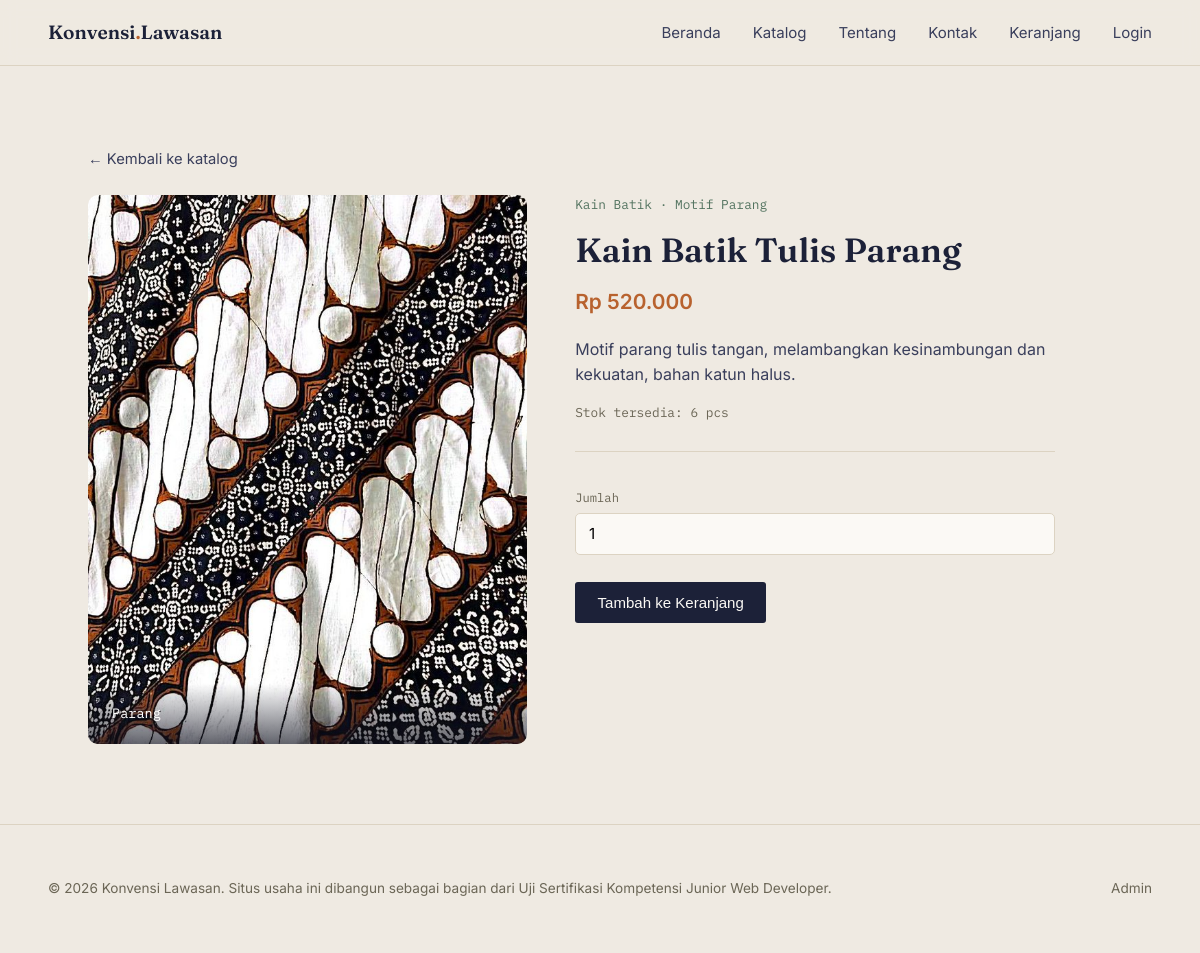
The page /produk.php?id=3 on the database its author committed.
### tables this page shows
CREATE TABLE `produk` (
  `id` int(11) NOT NULL,
  `kategori_id` int(11) NOT NULL,
  `nama` varchar(120) NOT NULL,
  `motif` varchar(80) NOT NULL,
  `harga` decimal(12,2) NOT NULL,
  `stok` int(11) NOT NULL DEFAULT 0,
  `deskripsi` text DEFAULT NULL,
  `gambar` varchar(255) DEFAULT NULL,
  `dibuat_pada` timestamp NULL DEFAULT current_timestamp()
);

CREATE TABLE `kategori` (
  `id` int(11) NOT NULL,
  `nama` varchar(50) NOT NULL,
  `slug` varchar(50) NOT NULL
);

### includes/helpers.php (called while the page is built, shortened)
<?php
function rupiah(float $angka): string
{
    return 'Rp ' . number_format($angka, 0, ',', '.');
}
function gambarProduk(?string $gambar): string
{
    $file = $gambar ?: 'default.svg';
    return 'assets/images/produk/' . $file;
}

### produk.php (the view, shortened to what this page needs)
<?php
require_once 'config/database.php';
require_once 'includes/helpers.php';
$id = (int) ($_GET['id'] ?? 0);
$stmt = $pdo->prepare("
    SELECT p.*, k.nama AS kategori_nama
    FROM produk p
    JOIN kategori k ON k.id = p.kategori_id
    WHERE p.id = :id
");
$stmt->execute([':id' => $id]);
$produk = $stmt->fetch();
require_once 'includes/header.php';
?>
<main>
  <section class="section">
    <a href="katalog.php" class="back-link">&larr; Kembali ke katalog</a>
    <div class="detail">
      <div class="detail__media">
        <img src="<?= gambarProduk($produk['gambar']) ?>" alt="Motif <?= htmlspecialchars($produk['motif']) ?>">
        <span><?= htmlspecialchars($produk['motif']) ?></span>
      </div>
      <div class="detail__body">
        <p class="detail__kategori"><?= htmlspecialchars($produk['kategori_nama']) ?> · Motif <?= htmlspecialchars($produk['motif']) ?></p>
        <h1><?= htmlspecialchars($produk['nama']) ?></h1>
        <p class="detail__harga"><?= rupiah($produk['harga']) ?></p>
        <p class="detail__desc"><?= nl2br(htmlspecialchars($produk['deskripsi'])) ?></p>
        <p class="detail__stok">
          <?= $produk['stok'] > 0
              ? 'Stok tersedia: ' . (int)$produk['stok'] . ' pcs'
              : 'Stok habis — belum bisa ditambahkan ke keranjang' ?>
        </p>
        <form class="order-form" method="post" action="keranjang_aksi.php">
          <label for="jumlah">Jumlah</label>
          <input type="number" id="jumlah" name="jumlah" min="1" max="<?= max(1, (int)$produk['stok']) ?>" value="1" <?= $produk['stok'] <= 0 ? 'disabled' : '' ?>>
          <button type="submit" class="btn btn--solid" <?= $produk['stok'] <= 0 ? 'disabled' : '' ?>>
            <?= $produk['stok'] > 0 ? 'Tambah ke Keranjang' : 'Stok Habis' ?>
          </button>
        </form>
      </div>
    </div>
  </section>
</main>
<?php require_once 'includes/footer.php'; ?>

### assets/css/style.css (style rules this page uses)
:root { --paper: #EFEAE2; --paper-line: #DCD3C2; --ink: #1C2138; --ink-soft: #3A3F5C; --rust: #B8622E; --sage: #52735F; --muted: #6B6656; --white: #FBF9F5; --font-display: "Fraunces", serif; --font-body: "Inter", sans-serif; --font-mono: "IBM Plex Mono", monospace; --maxw: 1120px; }
* { box-sizing:border-box; }
html { scroll-behavior:smooth; }
body { margin:0; background:var(--paper); color:var(--ink); font-family:var(--font-body); line-height:1.55; }
img { max-width:100%; display:block; }
a { color:inherit; }
h1,h2,h3 { font-family:var(--font-display); font-weight:600; margin:0; }
.btn { display:inline-flex; align-items:center; padding:.75rem 1.4rem; font-size:.94rem; font-weight:500; text-decoration:none; border-radius:3px; border:none; cursor:pointer; transition:transform .15s ease, background .15s ease, color .15s ease; }
.btn--solid { background:var(--ink); color:var(--white); }
.section { max-width:var(--maxw); margin:0 auto; padding:clamp(3rem,7vw,5rem) clamp(1.25rem,5vw,3rem); }
.back-link { display:inline-block; text-decoration:none; color:var(--ink-soft); font-size:.92rem; margin-bottom:1.5rem; }
.detail { display:grid; grid-template-columns:.9fr 1.1fr; gap:3rem; }
.detail__media { aspect-ratio:4/5; border-radius:10px; position:relative; overflow:hidden; }
.detail__media img { width:100%; height:100%; object-fit:cover; display:block; }
.detail__media span { position:absolute; left:0; right:0; bottom:0; padding:1.2rem 1.5rem; background:linear-gradient(to top, rgba(15,17,30,.65), transparent); color:#fff; font-family:var(--font-mono); font-size:.85rem; }
.detail__kategori { font-family:var(--font-mono); font-size:.8rem; color:var(--sage); margin:0 0 .6rem; }
.detail__body h1 { font-size:clamp(1.6rem,3vw,2.1rem); margin-bottom:.6rem; }
.detail__harga { font-size:1.3rem; font-weight:600; color:var(--rust); margin:0 0 1.2rem; }
.detail__desc { color:var(--ink-soft); max-width:55ch; }
.detail__stok { font-family:var(--font-mono); font-size:.8rem; color:var(--muted); margin:.8rem 0 1.8rem; }
.order-form { display:flex; flex-direction:column; gap:.3rem; max-width:480px; padding-top:1.5rem; border-top:1px solid var(--paper-line); }
.order-form label { font-family:var(--font-mono); font-size:.76rem; color:var(--muted); margin-top:.8rem; }
.order-form input, .order-form textarea { font-family:var(--font-body); font-size:.95rem; padding:.65rem .8rem; border:1px solid var(--paper-line); border-radius:5px; background:var(--white); resize:vertical; }
.order-form button { margin-top:1.4rem; align-self:flex-start; }

### rows shown on the page
produk: gambar (picture), motif "Parang", kategori.nama "Kain Batik", nama "Kain Batik Tulis Parang", harga "Rp 520.000", deskripsi "Motif parang tulis tangan, melambangkan kesinambungan dan kekuatan, bahan katun halus.", stok "6", jumlah "1"
